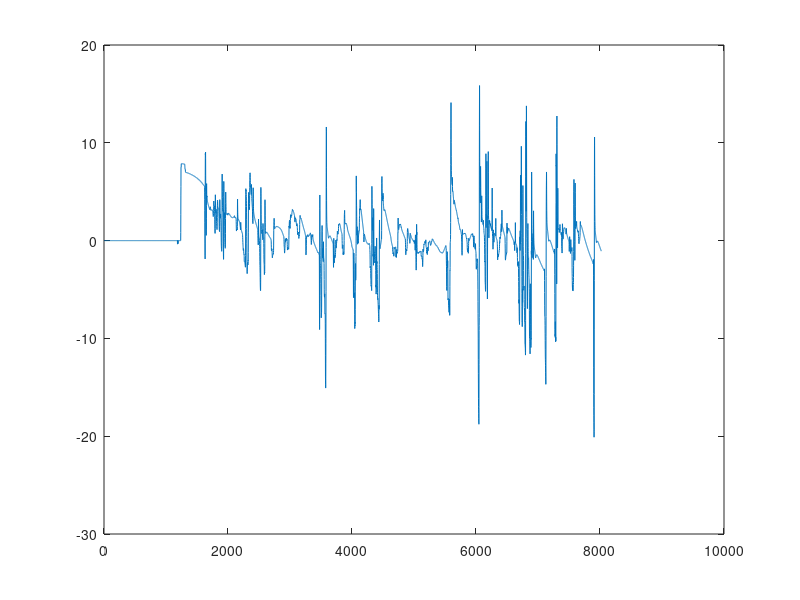

The MATLAB source for this figure:
function washoutfilter
close all;
clc;
global dT count
dT = 0.047;
count = 9000;
[xacc, yacc, zacc, rollSpd, pitchSpd, yawSpd, roll, pitch, yaw] = readtxt();
plot(xacc);


function washoutfilterdo(x, y, z, roll, pitch, yaw, xacc, yacc, zacc, rollSpd, pitchSpd, yawSpd)



function [xacc, yacc, zacc, rollSpd, pitchSpd, yawSpd, roll, pitch, yaw] = readtxt()
data = load('illusiondata.txt');
xacc = data(1:end, 1);
yacc = data(1:end, 2);
zacc = data(1:end, 3);
rollSpd = data(1:end, 4);
pitchSpd = data(1:end, 5);
yawSpd = data(1:end, 6);
roll = data(1:end, 7);
pitch = data(1:end, 8);
yaw = data(1:end, 9);

function Ts = buildTsMatrix(roll, pitch, yaw)

function Ls = buildLsMatrix(roll, pitch, yaw)

function [nums, dens] = bilinear(b, a, n, fs)
